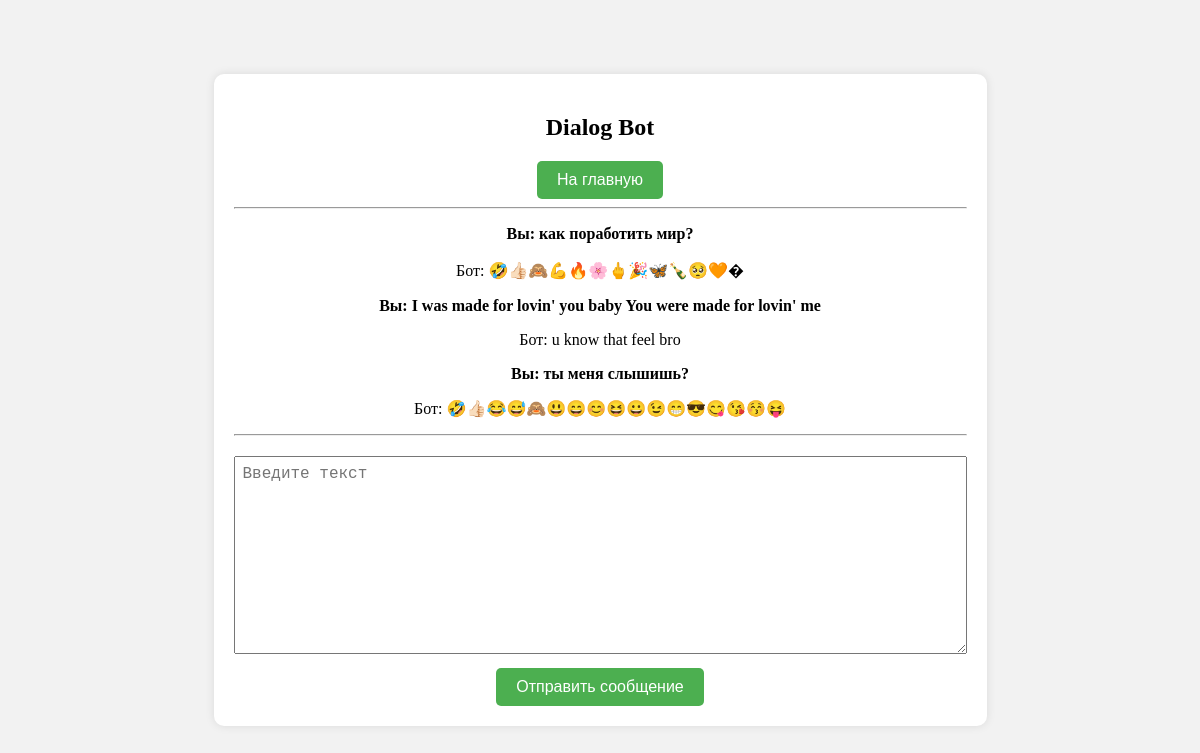
The app's page /dialog_bot/5/ with its own data.
### bert_classifier/models.py (models this page shows, shortened)
class Task(models.Model):
    task_name = models.CharField(max_length=50)

class InteractionML(models.Model):
    task = models.ForeignKey(Task, on_delete=models.CASCADE)
    input_data = models.CharField(max_length=200)
    output_data = models.CharField(max_length=200)

### dialog_bot/views.py (the view)
# urls.py: path('<int:task_id>/', views.detail, name='detail'),
def detail(request, task_id):
    task = get_object_or_404(Task, pk=task_id)
    latest_predictions = task.interactionml_set.order_by('-id')[:3][::-1]
    context = {
        'task': task,
        'latest_predictions': latest_predictions
    }
    return render(request, 'dialog_bot/detail.html', context)

### dialog_bot/templates/dialog_bot/detail.html (shortened to what this page needs)
{% extends 'base.html' %}
{% block content %}
{% load static %}
<link rel="stylesheet" href="{% static 'dialog_bot/style_dialog.css' %}">
<div class="container">
  <h2>{{task.task_name}}</h2>
  <form action="{% url 'bert_classifier:index' %}" method="POST">
    <button type="submit">На главную</button>
  </form>
  <hr>
  {% if latest_predictions %}
    {% for p in latest_predictions %}
      <p>
        <strong>Вы: {{p.input_data}}</strong>
        <p>Бот: {{p.output_data}}</p>
      </p>
    {% endfor %}
  {% else %}
    Нет предыдущих результатов.
  {% endif %}
  <hr>
  <form action="{% url 'dialog_bot:predict' task.id %}" method="POST">
    <textarea name="text" required="" placeholder="Введите текст" cols="70" rows="10"></textarea><br>
    <button type="submit">Отправить сообщение</button>
  </form>
</div>
{% endblock %}

### bert_classifier/static/dialog_bot/style_dialog.css (style rules this page uses)
body { display: flex; align-items: center; justify-content: center; height: 100vh; margin: 0; background-color: #f2f2f2; }
.container { text-align: center; background-color: #ffffff; padding: 20px; border-radius: 10px; box-shadow: 0 0 10px rgba(0, 0, 0, 0.1); }
form { margin-top: 20px; }
button { padding: 10px 20px; font-size: 16px; background-color: #4CAF50; color: #fff; border: none; border-radius: 5px; cursor: pointer; }
textarea { margin-bottom: 10px; padding: 8px; font-size: 16px; }

### records on screen
Task: task_name "Dialog Bot"
InteractionML: input_data "как поработить мир?", output_data "🤣👍🏻🙈💪🔥🌸🖕🎉🦋🍾🥺🧡�"
InteractionML: input_data "I was made for lovin' you baby You were made for lovin' me", output_data "u know that feel bro"
InteractionML: input_data "ты меня слышишь?", output_data "🤣👍🏻😂😅🙈😃😄😊😆😀😉😁😎😋😘😚😝"
